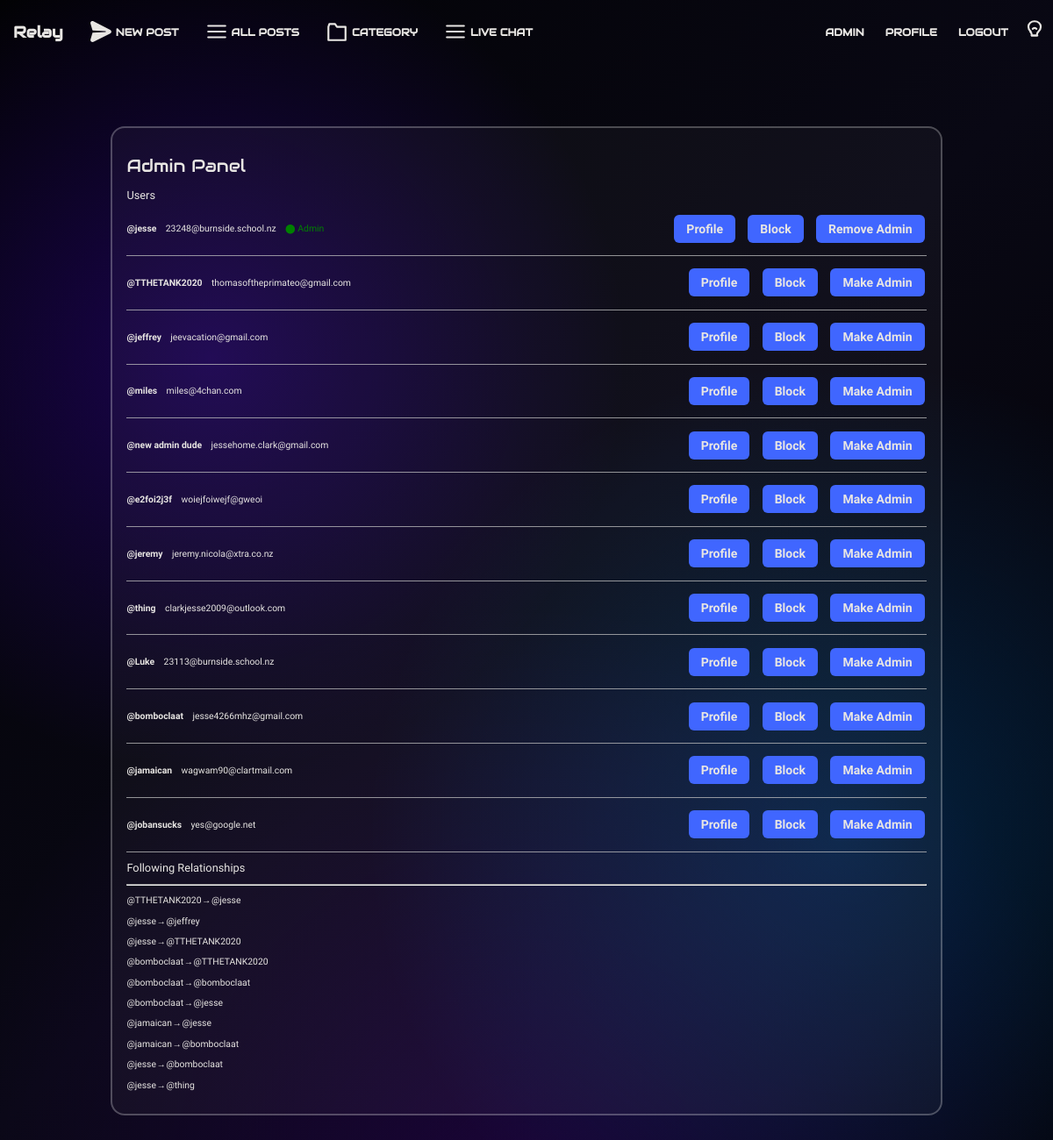
/admin (signed in), run on the app's committed database.
### tables this page shows
CREATE TABLE "users" (
    id INTEGER PRIMARY KEY AUTOINCREMENT,
    "name" TEXT UNIQUE,
    password TEXT
, imageurl TEXT, email TEXT);

### app.py (the view)
@app.route("/admin")
def admin():
    followers_sql = """
        SELECT followed.name AS followed_name,
        follower.name AS follower_name
        FROM following
        JOIN users AS followed ON following.followed_id = followed.id
        JOIN users AS follower ON following.follower_id = follower.id;
    """
    admins_sql = """
        SELECT users.id, users.name, users.email, users.imageurl
        FROM admins
        JOIN users ON admins.userid = users.id
        ORDER BY admins.id DESC;
    """
    users_sql = """
        SELECT users.name, users.email, users.imageurl, users.id
        FROM users;
    """
    blacklist_sql = "SELECT userid FROM blacklist;"
    admins = query_db(admins_sql)
    users = query_db(users_sql)
    followers = query_db(followers_sql)
    blacklist = [row[0] for row in query_db(blacklist_sql)]  # flat list of IDs
    admins2 = [
        row[0] for row in query_db(admins_sql)
    ]  # flat list of IDs for admin button checking
    if not any(row[0] == session.get("user_id") for row in admins):
        return redirect(url_for("login", notadmin=True))
    return render_template(
        "admin.html",
        users=users,
        followers=followers,
        admins=admins,
        blacklist=blacklist,
        admins2=admins2,
    )

### app.py (called while the page is built)
def get_db():
    db = getattr(g, "_database", None)
    if db is None:
        db = g._database = sqlite3.connect(DATABASE)
    return db

@app.teardown_appcontext
def close_connection(exception):
    db = getattr(g, "_database", None)
    if db is not None:
        db.close()

def query_db(query, args=(), one=False):
    cur = get_db().execute(query, args)
    rv = cur.fetchall()
    cur.close()
    return (rv[0] if rv else None) if one else rv

### templates/admin.html (shortened to what this page needs)
{% extends "layout.html" %}
{% block body %}
<div class="centered-content">
    <div class="admin-container">
        <h1 class="cat-title">Admin Panel</h1>
        <h2>Users</h2>
        {% for row in users %}
        <p class="admin-users">
            <strong>@{{ row[0] }}</strong>
            {{ row[1] }}
            {% if row[3] in admins2 %}
                <span style="color: green;">⬤ Admin</span>
            {% endif %}
            <button class="admin-users-button" style="margin-left:auto">
                <a href="/userposts/{{ row[0] }}">Profile</a>
            </button>
            <button class="admin-users-button">
                {% if row[3] in blacklist %}
                    <a href="/unblock/{{ row[3] }}">
                        Unblock
                    </a>
                {% else %}
                    <a href="/block/{{ row[3] }}">
                        Block
                    </a>
                {% endif %}
            </button>
            <button class="admin-users-button">
                {% if row[3] in admins2 %}
                    <a href="/removeadmin/{{ row[3] }}">Remove Admin</a>
                {% else %}
                    <a href="/makeadmin/{{ row[3] }}">Make Admin</a>
                {% endif %}
            </button>
        </p>
        <div style="border-bottom: 1px solid rgba(193, 193, 193, 0.744)"></div>
        {% endfor %}
        <h2>Following Relationships</h2>
        <hr>
        {% for row in followers %}
        <p>@{{ row[1] }} &#8594; @{{ row[0] }}</p>
        {% endfor %}
    </div>
</div>
{% endblock %}

### templates/layout.html (shortened to what this page needs)
<!DOCTYPE html>
<html lang="en">
<head>
    <link rel="stylesheet" href="{{url_for('static', filename='style.css')}}">
</head>
<body>
    <nav class="navbar">
        <div class="left-navbar-group">
            <a href="/" class="top-button">
                <div class="title">Relay</div>
            </a>
            <a href="/newpost" class="top-button">
                &nbsp;NEW POST
            </a>
            <a href="/allposts" class="top-button">
                <svg viewBox="0 0 24 24" width="26" height="26">
                    <path d="M3 6h18M3 12h18M3 18h18" stroke="currentColor" stroke-width="2" stroke-linecap="round" />
                </svg>
                &nbsp;ALL POSTS
            </a>
            <div class="dropdown">
                <button class="top-button">
                    <svg viewBox="0 0 24 24" width="26" height="26">
                        <path d="M3 7v14h18V7H12l-2-3H4z" stroke="currentColor" stroke-width="2" fill="none"
                            stroke-linecap="round" stroke-linejoin="round" />
                    </svg>
                    &nbsp;CATEGORY
                </button>
            </div>
            <a href="/livechat" class="top-button">
                <svg viewBox="0 0 24 24" width="26" height="26">
                    <path d="M3 6h18M3 12h18M3 18h18" stroke="currentColor" stroke-width="2" stroke-linecap="round" />
                </svg>
                &nbsp;LIVE CHAT
            </a>
        </div>
        <div class="nav-right">
            <a href="/admin" class="top-button">ADMIN</a>
            {% if session.username %}
            <a href="{{ url_for('userposts', username=session['username']) }}" class="top-button">PROFILE</a>
            <a href="/logout" class="top-button">LOGOUT</a>
            {% else %}
            <a href="/login" class="top-button">LOGIN</a>
            <a href="/register" class="top-button">REGISTER</a>
            {% endif %}
            <button id="themeToggle" class="theme-toggle" aria-label="Toggle theme">
            </button>
        </div>
    </nav>
    {% block body %}
    {% endblock %}
</body>
</html>

### static/style.css (style rules this page uses)
:root { --background: radial-gradient(circle at 20% 30%, rgba(80, 0, 255, 0.28), transparent 35%), radial-gradient(circle at 80% 70%, rgba(0, 140, 255, 0.22), transparent 40%), radial-gradient(circle at 50% 100%, rgba(120, 0, 255, 0.18), transparent 45%), linear-gradient(135deg, #020204 0%, #090814 50%, #020204 100%); --box-background: rgba(255, 255, 255, 0.035); --post-background: #2a2a2a; --input-background: rgba(255, 255, 255, 0.05); --element-bg: black; --font: #e8e6e3; --muted-font: #8d8d8d; --heading-font: "Audiowide", sans-serif; --body-font: "Google Sans", monospace; --coloured-element: #4066ff; --error-red: #ef4444; --sidebar-font-size: 0.8vw; --reply-font: calc(0.5vh + 0.5vw); --reply-line: calc(2vh + 2vw); --navbar-font-size: calc(0.59vh + 0.59vw); --navbar-title-size: 1.5vw; --box-border: 1px solid rgba(255, 255, 255, 0.07); --box-border-radius: 16px; --nav-box-shadow: rgba(226, 226, 226, 0.73); }
.theme-toggle { background: rgba(0,0,0,0); color: var(--font); border: none; cursor: pointer; margin: 0; }
* { font-family: var(--body-font); box-sizing: border-box; }
body { background: var(--background); color: var(--font); overflow-x: hidden; overscroll-behavior-x: none; }
h1, .title, .searchbar, .top-button, .top-button-active, .follow-button, .content-404, .logo, .post-title, .page-title, .sidebar-title, .home-sidebar>h1 { font-family: var(--heading-font); }
h1 { font-size: 2.5vh; font-weight: 400; }
h2 { font-size: 1.6vh; font-weight: 400; }
p { font-size: 1.3vh; font-weight: 375; }
a { text-decoration: none; color: var(--font); font-weight: 520; }
.navbar { position: sticky; z-index: 10000; top: 0; display: flex; gap: 1em; padding: 0.5em 0; background-color: var(--background); }
.left-navbar-group { display: flex; gap: 1em; }
.title { font-size: var(--navbar-title-size); font-weight: 600; border: none; }
.nav-right { margin-left: auto; display: flex; gap: 10px; }
button { all: unset; }
.top-button { display: flex; color: var(--font); justify-content: center; align-items: center; padding: 0.6em; font-weight: 600; font-family: var(--heading-font); border: none; font-size: var(--navbar-font-size) !important; }
.login-button, .admin-users-button { padding: 1vh; cursor: pointer; font-family: 'Google Sans', monospace; transition: 0.2s; background: var(--coloured-element); border-radius: 10px; color: white; border: none; width: calc(270px-1vh); }
.admin-users-button { display: inline-block; padding: 8px 14px; margin: 4px 2px; font-size: 14px; font-weight: 500; border-radius: 6px; border: none; cursor: pointer; transition: background 0.2s ease, transform 0.1s ease, box-shadow 0.1s ease; color: #fff; }
.centered-content { margin-top: 5em; display: grid; place-items: center; padding-bottom: 5em; }
.dropdown button { font-size: var(--navbar-font-size) !important; }
.dropdown { display: flex; align-items: center; margin: 0; padding: 0; position: relative; }
.admin-container { width: 80%; background: var(--box-background); border: 2px solid rgba(255, 255, 255, 0.25); border-radius: var(--box-border-radius); padding: 1em; }
.admin-users { display: flex; align-items: center; gap: 1em; }

### data on the page
users: name "jesse", email "23248@burnside.school.nz", shows "⬤ Admin", name "TTHETANK2020", name "bomboclaat", name "jamaican"
users: name "TTHETANK2020", email "thomasoftheprimateo@gmail.com", name "jesse", name "bomboclaat"
users: name "jeffrey", email "jeevacation@gmail.com", name "jesse"
users: name "miles", email "miles@4chan.com"
users: name "new admin dude", email "jessehome.clark@gmail.com"
users: name "e2foi2j3f", email "woiejfoiwejf@gweoi"
users: name "jeremy", email "jeremy.nicola@xtra.co.nz"
users: name "thing", email "clarkjesse2009@outlook.com", name "jesse"
users: name "Luke", email "23113@burnside.school.nz"
users: name "bomboclaat", email "jesse4266mhz@gmail.com", name "jamaican", name "jesse"
users: name "jamaican", email "wagwam90@clartmail.com"
users: name "jobansucks", email "yes@google.net"
